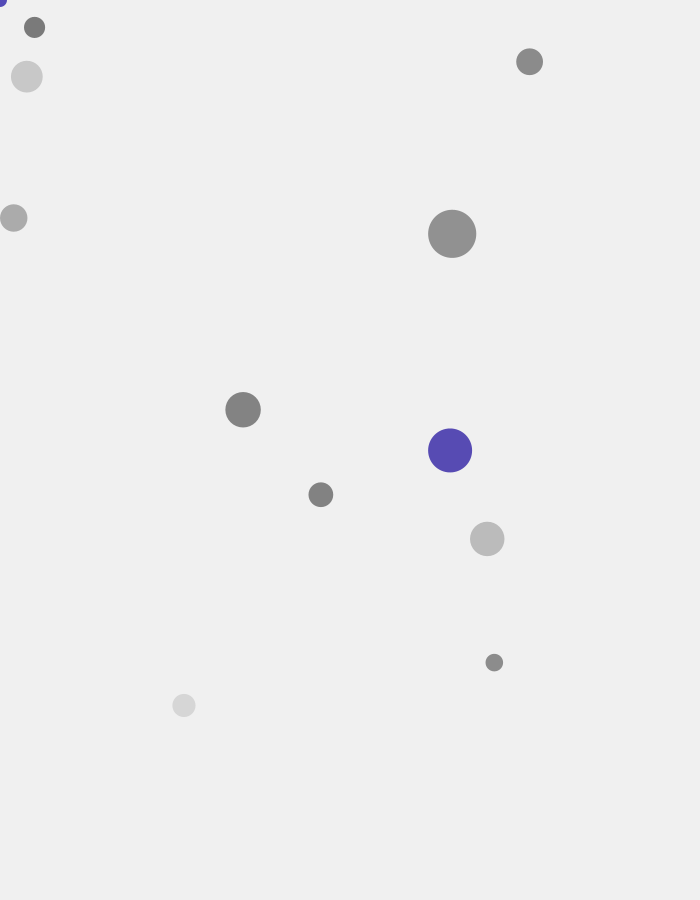
Frame 1 (no input)
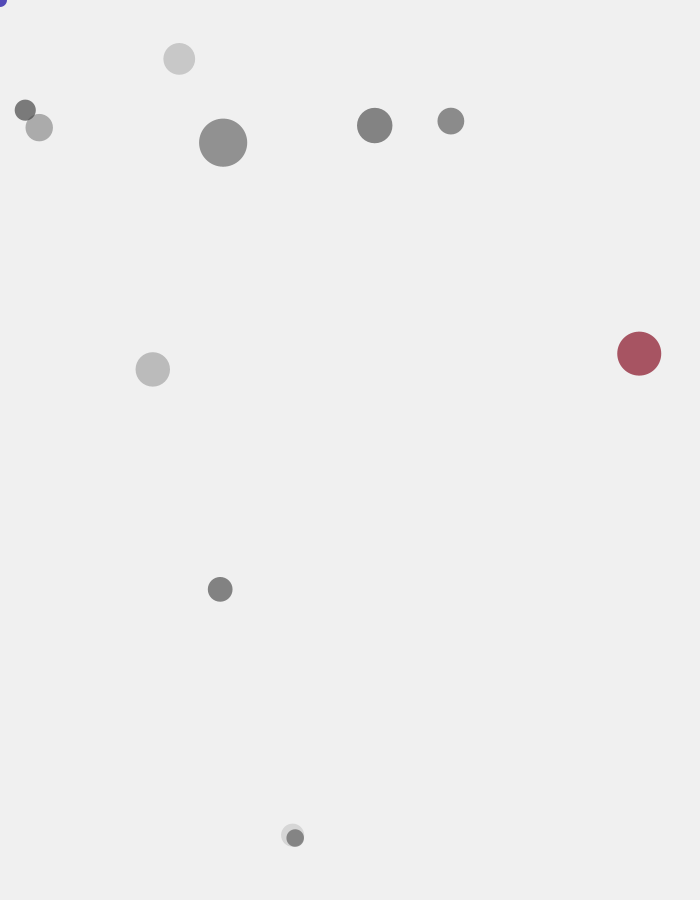
Frame 60 (the mouse pressed at the canvas centre just before this capture)
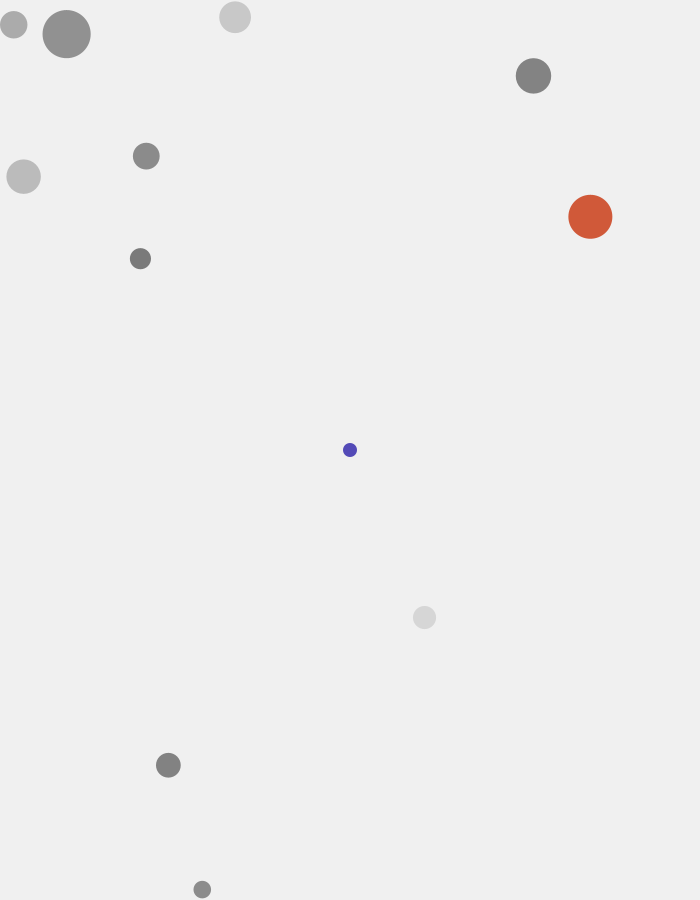
Frame 120 (the mouse held since frame 60 and released just before this capture)

The Processing sketch that drew these frames (run headless with seeded random() and noise(); from frame 60 on, the mouse is pressed at the canvas centre):

// Processing sketch: Ball_Repelling_the_mouse_for_final
// ── Ball_Repelling_the_mouse_for_final.pde
// --- main ball ---
float objX, objY;
float vx, vy;

float AWARENESS_RADIUS = 220;  // mouse ONLY affects ball within this distance
float REPEL_STRENGTH = 25;      // flee strength
float PANIC_DIST = 120;          // if mouse is closer than this, MEGA push
float MAX_SPEED = 14;
float FRICTION = 0.94;
float RADIUS = 22;

// --- wander (free roaming) ---
float wanderNoise = 0;           // noise position for direction
float WANDER_DRIVE = 0.8;        // how hard the ball drives itself forward

// --- oval soft boundary ---
float BOUNDARY_MARGIN = 0.92;

// --- distraction grey balls ---
ArrayList<GreyBall> greys;
int NUM_GREYS = 10;

void setup() {
  size(700, 900);
  objX = width / 2 + 100;
  objY = height / 2;
  
  greys = new ArrayList<GreyBall>();
  for (int i = 0; i < NUM_GREYS; i++) {
    greys.add(new GreyBall());
  }
}

void draw() {
  background(240);
  
  // update and draw grey distractions first (behind main ball)
  for (GreyBall g : greys) {
    g.update();
    g.display();
  }
  
  // --- WANDER ---
  // direction comes from Perlin noise (smoothly changing angle)
  float wanderAngle = noise(wanderNoise) * TWO_PI * 2;
  
  // speed comes from ANOTHER noise channel + occasional random bursts
  float speedFactor = noise(wanderNoise + 500) * 2.5 + 0.3;
  if (random(1) < 0.015) speedFactor *= random(2, 4);
  
  // apply wander force in the current direction
  vx += cos(wanderAngle) * WANDER_DRIVE * speedFactor;
  vy += sin(wanderAngle) * WANDER_DRIVE * speedFactor;
  
  // advance noise so direction and speed keep evolving
  wanderNoise += random(0.003, 0.015);  // variable step = variable pace of change
  
  // --- MOUSE AVOIDANCE (only kicks in when mouse is close) ---
  float dx = objX - mouseX;
  float dy = objY - mouseY;
  float distToMouse = sqrt(dx * dx + dy * dy);
  
  if (distToMouse < AWARENESS_RADIUS && distToMouse > 0) {
    float proximity = 1 - (distToMouse / AWARENESS_RADIUS);  // 0 when far, 1 when on mouse
    float dirX = dx / distToMouse;
    float dirY = dy / distToMouse;
    
    // radial repel
    float repelForce = proximity * REPEL_STRENGTH;
    vx += dirX * repelForce;
    vy += dirY * repelForce;
    
    // tangent (sideways) force so the ball arcs AWAY instead of straight shove
    // this is what prevents the "pinned to corner" bug
    float tangentForce = proximity * 3;
    vx += -dirY * tangentForce;
    vy +=  dirX * tangentForce;
    
    // PANIC: if mouse is very close, hard shove
    if (distToMouse < PANIC_DIST) {
      float panicForce = (1 - distToMouse / PANIC_DIST) * 25;
      vx += dirX * panicForce;
      vy += dirY * panicForce;
    }
  }
  
  // --- OVAL SOFT BOUNDARY ---
  float cx = width / 2.0;
  float cy = height / 2.0;
  float ea = (width / 2.0) * BOUNDARY_MARGIN;
  float eb = (height / 2.0) * BOUNDARY_MARGIN;
  float nx = (objX - cx) / ea;
  float ny = (objY - cy) / eb;
  float ellipseR = sqrt(nx * nx + ny * ny);
  if (ellipseR > 0.65) {
    float pullStrength = (ellipseR - 0.65) * 6;
    vx += -nx * pullStrength;
    vy += -ny * pullStrength;
  }
  
  // --- speed cap ---
  float speed = sqrt(vx * vx + vy * vy);
  if (speed > MAX_SPEED) {
    vx = (vx / speed) * MAX_SPEED;
    vy = (vy / speed) * MAX_SPEED;
  }
  
  // friction + move
  vx *= FRICTION;
  vy *= FRICTION;
  objX += vx;
  objY += vy;
  
  // hard oval clamp (safety)
  nx = (objX - cx) / ea;
  ny = (objY - cy) / eb;
  ellipseR = sqrt(nx * nx + ny * ny);
  if (ellipseR > 1) {
    objX = cx + (nx / ellipseR) * ea;
    objY = cy + (ny / ellipseR) * eb;
    vx *= -0.5;
    vy *= -0.5;
  }
  
  // mouse cursor
  fill(83, 74, 183);
  noStroke();
  ellipse(mouseX, mouseY, 14, 14);
  
  // main ball (color shifts with speed)
  float currentSpeed = sqrt(vx * vx + vy * vy);
  float t = constrain(currentSpeed / MAX_SPEED, 0, 1);
  fill(lerpColor(color(83, 74, 183), color(216, 90, 48), t));
  ellipse(objX, objY, RADIUS * 2, RADIUS * 2);
}


// -------------------------------
// GreyBall class: wandering distractions
// -------------------------------
class GreyBall {
  float x, y;
  float vx, vy;
  float size;
  float greyShade;
  float wx, wy;
  
  GreyBall() {
    x = random(width);
    y = random(height);
    size = random(12, 50);
    greyShade = random(70, 220);
    wx = random(100000);
    wy = random(100000);
  }
  
  void update() {
    vx += (noise(wx) - 0.5) * 1.8;
    vy += (noise(wy) - 0.5) * 1.8;
    wx += random(0.01, 0.04);
    wy += random(0.01, 0.04);
    
    vx *= 0.94;
    vy *= 0.94;
    
    x += vx;
    y += vy;
    
    float half = size / 2;
    if (x < half) { x = half; vx = -vx; }
    if (x > width - half) { x = width - half; vx = -vx; }
    if (y < half) { y = half; vy = -vy; }
    if (y > height - half) { y = height - half; vy = -vy; }
  }
  
  void display() {
    fill(greyShade, 180);
    noStroke();
    ellipse(x, y, size, size);
  }
}
